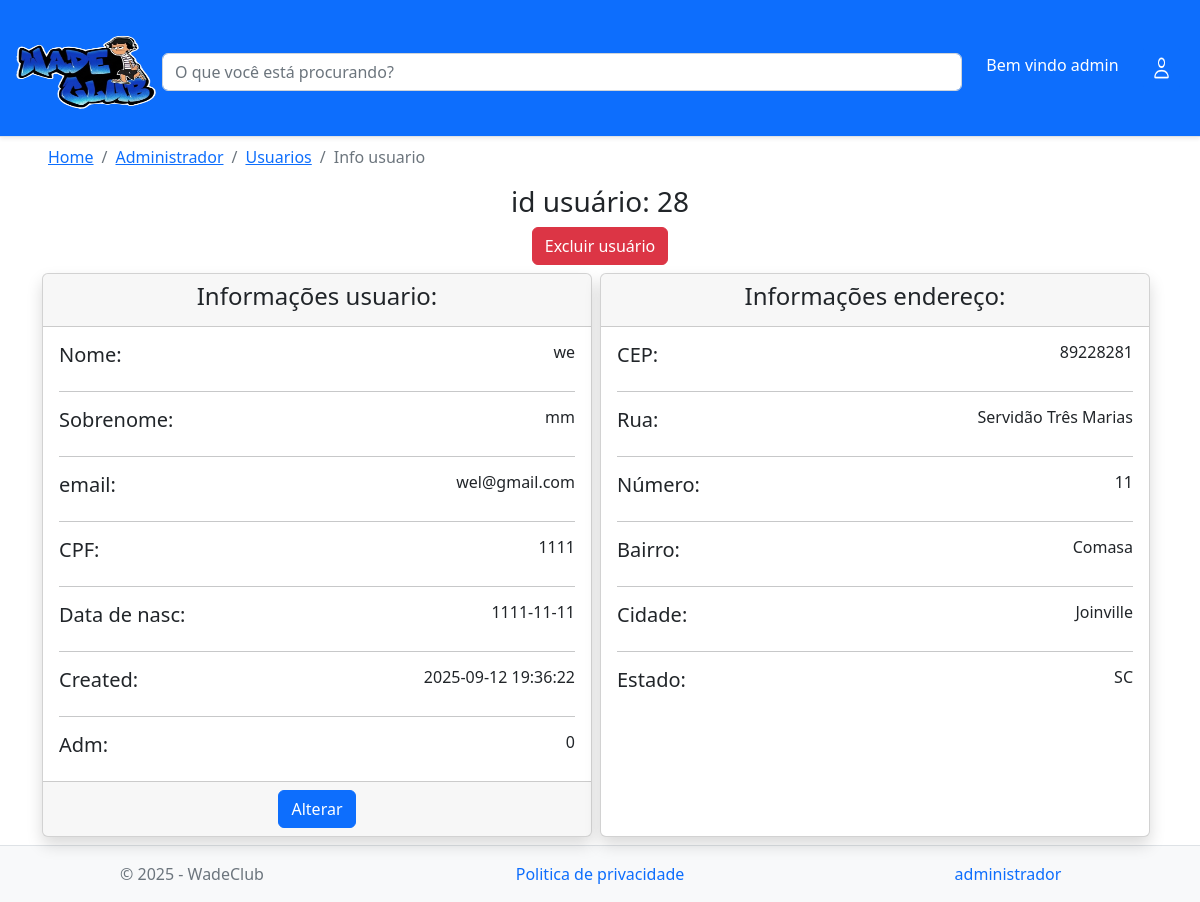
Page /adm_informacoes.php?id_usuario=28 (signed in) on the committed database.
### tables this page shows
CREATE TABLE `usuario` (
  `id_usuario` int(20) NOT NULL,
  `nome` varchar(30) NOT NULL,
  `sobrenome` varchar(20) NOT NULL,
  `email` varchar(30) NOT NULL,
  `senha` varchar(700) NOT NULL,
  `CPF` varchar(30) NOT NULL,
  `nascimento` date NOT NULL,
  `adm_usuario` bit(1) DEFAULT b'0',
  `created` datetime NOT NULL
);

CREATE TABLE `endereco` (
  `id` int(11) NOT NULL,
  `cep` int(10) NOT NULL,
  `rua` varchar(30) NOT NULL,
  `numero` int(10) NOT NULL,
  `bairro` varchar(30) NOT NULL,
  `cidade` varchar(30) NOT NULL,
  `estado` varchar(30) NOT NULL,
  `id_usuario` int(11) NOT NULL
);

### adm_informacoes.php (the view, shortened to what this page needs)
<!doctype html>
<html lang="pt-br">
<head>
  <link href="https://cdn.jsdelivr.net/npm/bootstrap@5.2.1/dist/css/bootstrap.min.css" rel="stylesheet"
>
</head>
<body>
    <nav class=" navbar  navbar-expand-lg navbar-dark bg-primary border-bottom shadow-sm ">
        <div class="container-fluid">
            <div class="d-none d-md-block">
                <a href="Untitled-1.php"> <img class="pt-2" src="img/logo.png" width="150" height="120"></a>
            </div>
            <div class="box-search d-flex justify-content-center pt-2 col">
                <input class=" form-control me-2" type="search" placeholder="O que você está procurando?" id="pesquisar" name="pesquisar" class="">
            </div>
            <div class="align-self end ">
                <div class="navbar-collapse collapse">
                    <ul class="navbar-nav">
                      <?php if(!isset($_SESSION['id']) and (!isset($_SESSION['nome']))){ ?>
                        <li class="nav-item">
                            <a href="login.html" class="m-2 nav-link  text-white"> Entrar</a>
                        </li>
                        <li class="nav-item">
                            <a href="cadastro.html" class="m-2 nav-link  text-white"> Cadastrar</a>
                        </li>
                        <?php }else{ ?>
                          <li class="nav-item">
                            <a href="informacoes_usuario.php" class="m-2 nav-link  text-white"> Bem vindo <?php echo $_SESSION['nome']; ?></a>
                        </li>
                        <?php } ?>
                        <li class="nav-item">
                          <a class="btn btn-primary m-2  nav-link text-white" data-bs-toggle="offcanvas" href="#offcanvasRight" role="button" aria-controls="offcanvasRight">
                                <img src="img/bi_person.png" height="28">
                            </a>
                        </li>
                    </ul>
                </div>
            </div>
        </div>
    </nav>
      <?php
        $id_usuario = $_GET["id_usuario"];
    ?>
    <main>
        <nav aria-label="breadcrumb">
            <ol class="mx-5 mt-2 breadcrumb">
                <li class="breadcrumb-item"><a href="Untitled-1.php">Home</a></li>
                <li class="breadcrumb-item"><a href="tela_adm.php">Administrador</a></li>
                <li class="breadcrumb-item"><a href="adm_usuarios.php">Usuarios</a></li>
                <li class="breadcrumb-item active" aria-current="page">Info usuario</li>
            </ol>
        </nav>
        <h3 class="text-center">id usuário:
            <?php echo $id_usuario; ?>
        </h3>
        <div class="text-center">
            <a href="excluir_usuario.php?id_usuario=<?php echo $id_usuario?>">
                <button type="button" class='btn btn-danger '>Excluir usuário</button>
            </a>
        </div>
        <div class="container py-2 d-flex text-center">
            <div class="card shadow col">
                <div class="card-header">
                    <h4>Informações usuario:</h4>
                </div>
                <?php
                    include("conexao.php");
                    $comando = $pdo->prepare("SELECT * FROM usuario WHERE id_usuario = $id_usuario");
                    $comando->execute();
                    if ($comando->rowCount() >= 1) {
                        $listaItens = $comando->fetchAll();
                    } else {
                        echo("Não há itens cadastrados");
                    }
                ?>
                <div class="card-body">
                    <div class="d-flex justify-content-between">
                        <?php if (!empty($listaItens)) {
                        foreach($listaItens as $linha) { ?>
                        <h5>Nome:</h5>
                        <h6>
                            <?php echo $linha["nome"]; ?>
                        </h6>
                    </div>
                    <hr>
                    <div class="d-flex justify-content-between">
                        <h5>Sobrenome:</h5>
                        <h6>
                            <?php echo $linha["sobrenome"]; ?>
                        </h6>
                    </div>
                    <hr>
                    <div class="d-flex justify-content-between">
                        <h5>email:</h5>
                        <h6>
                            <?php echo $linha["email"]; ?>
                        </h6>
                    </div>
                    <hr>
                    <div class="d-flex justify-content-between">
                        <h5>CPF:</h5>
                        <h6>
                            <?php echo $linha["CPF"]; ?>
                        </h6>
                    </div>
                    <hr>
                    <div class="d-flex justify-content-between">
                        <h5>Data de nasc:</h5>
                        <h6>
                            <?php echo $linha["nascimento"]; ?>
                        </h6>
                    </div>
                    <hr>
                    <div class="d-flex justify-content-between">
                        <h5>Created:</h5>
                        <h6>
                            <?php echo $linha["created"]; ?>
                        </h6>
                    </div>
                    <hr>
                    <div class="d-flex justify-content-between">
                        <h5>Adm:</h5>
                        <h6>
                            <?php echo $linha["adm_usuario"]; ?>
                        </h6>
                        <?php }} ?>
                    </div>
                </div>
                <div class="card-footer">
                    <button type="button" class="btn btn-primary" data-bs-toggle="modal" data-bs-target="#exampleModal">
                        Alterar
                    </button>
                </div>
            </div>
            <div class="card mx-2 shadow col">
                <div class="card-header">
                    <h4>Informações endereço:</h4>
                </div>
                <?php
                    $comando = $pdo->prepare("SELECT * FROM endereco WHERE id_usuario = $id_usuario");
                    $comando->execute();
                    if ($comando->rowCount() >= 1) {
                        $listaItens = $comando->fetchAll();
                    } else {
                        echo("Não há itens cadastrados");
                    }
                ?>
                <div class="card-body">
                    <div class="d-flex justify-content-between">
                        <?php if (!empty($listaItens)) {
                        foreach($listaItens as $linha) { ?>
                        <h5>CEP:</h5>
                        <h6>
                            <?php echo $linha["cep"]; ?>
                        </h6>
                    </div>
                    <hr>
                    <div class="d-flex justify-content-between">
                        <h5>Rua:</h5>
                        <h6>
                            <?php echo $linha["rua"]; ?>
                        </h6>
                    </div>
                    <hr>
                    <div class="d-flex justify-content-between">
                        <h5>Número:</h5>
                        <h6>
                            <?php echo $linha["numero"]; ?>
                        </h6>
                    </div>
                    <hr>
                    <div class="d-flex justify-content-between">
                        <h5>Bairro:</h5>
                        <h6>
                            <?php echo $linha["bairro"]; ?>
                        </h6>
                    </div>
                    <hr>
                    <div class="d-flex justify-content-between">
                        <h5>Cidade:</h5>
                        <h6>
                            <?php echo $linha["cidade"]; ?>
                        </h6>
                    </div>
                    <hr>
                    <div class="d-flex justify-content-between">
                        <h5>Estado:</h5>
                        <h6>
                            <?php echo $linha["estado"]; ?>
                        </h6>
                    </div>
                    <?php }} ?>
                </div>
            </div>
            <?php
         $comando = $pdo->prepare("SELECT * FROM usuario WHERE id_usuario = $id_usuario");
         $comando->execute();
         if ($comando->rowCount() >= 1) {
             $listaItens = $comando->fetchAll();
         }
        if (!empty($listaItens)) {
                        foreach($listaItens as $linha) { ?>
        </div>
        <?php }} ?>
    </main>
  <footer class=" border-top text-muted bg-light">
    <div class="coontainer">
      <div class="row py-3">
        <div class="col-12 col-md-4 text-center text-md-left">
          &copy; 2025 - WadeClub
        </div>
        <div class="col-12 col-md-4 text-center">
          <a href="#" class="text-decoration-none text dark">Politica de privacidade</a>
        </div>
        <div class="col-12 col-md-4 text-center text-md-right">
          <?php if (!isset($_SESSION["id"]) and !isset($_SESSION["nome"])) {
              echo '<a href="#" class="text-decoration-none text dark">Termos de uso</a>';
          } else {
              if ($_SESSION["adm_usuario"] != 1) {
                  echo '<a href="#" class="text-decoration-none text dark">Termos de uso</a>';
              } else {
                  echo '<a href="tela_adm.php" class="text-decoration-none text dark">administrador</a>';
              }
          } ?>
        </div>
      </div>
    </div>
  </footer>
</body>
</html>

### rows in the picture
usuario: nome "we", sobrenome "mm", email "wel@gmail.com", CPF "1111", nascimento "1111-11-11", created "2025-09-12 19:36:22", adm_usuario "0"
endereco: cep "89228281", rua "Servidão Três Marias", numero "11", bairro "Comasa", cidade "Joinville", estado "SC"

### other values in the picture
$_SESSION['nome'] "admin"
$id_usuario "28"
